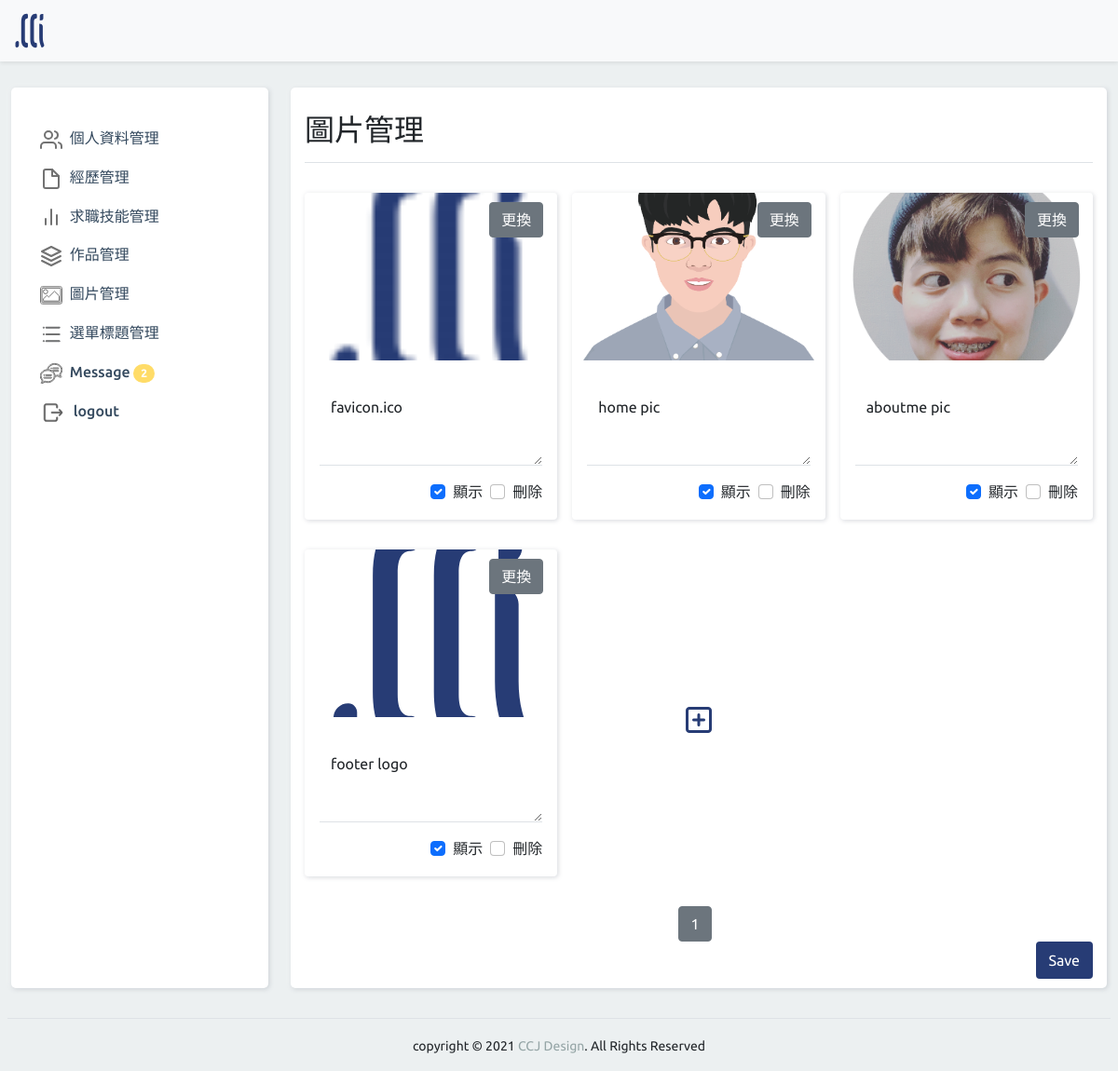
Page /backend.php?do=resume_pic (signed in) on the committed database.
### tables this page shows
CREATE TABLE `resume_pic` (
  `id` int(11) UNSIGNED NOT NULL,
  `img` text NOT NULL,
  `text` text NOT NULL,
  `sh` tinyint(1) UNSIGNED NOT NULL
);

### base.php (called while the page is built, shortened)
<?php
$tstr=[
  'resume_info'=>'個人資料管理',
  'resume_exp'=>'經歷管理',
  'resume_jobskill'=>'求職技能管理',
  'resume_mywork'=>'作品集管理',
  'resume_pic'=>'圖片管理 ',
  'resume_menu'=>'選單管理',
  'resume_message'=>'Message'
];
?>

### backend/resume_pic.php (the view, shortened to what this page needs)
<?php
$all=$pdo->query("select count(*) from {$do}")->fetchColumn();
$div=5;
$pages=ceil($all/$div);
$now=(isset($_GET['p']))?$_GET['p']:1;
$start=($now-1)*$div;
$sql="select * from {$do} limit $start,$div";
$rows=$pdo->query($sql)->fetchAll();
?>
<div class="pt-3 pb-2 mb-3 border-bottom">
  <h2><?=$tstr[$do];?></h2>
</div>
<form action="./api/edit.php" method="post">
  <div id="works" class="row  row-cols-1 row-cols-md-3 g-3 my-3">
    <?php
  foreach($rows as $row){
  ?>
    <div class="col my-3">
      <div class="card border-0">
        <img src="./image/<?=$row['img'];?>" class="card-img-top" style="height:180px;object-fit:cover;">
        <div class="card-body">
          <div class="card-text border-bottom my-3">
            <textarea class="form-control border-0" name="text[]" placeholder="Description"
              style="height: 80px"><?=$row['text'];?></textarea>
          </div>
          <div class="d-flex justify-content-end">
            <div class="form-check mx-2">
              <input class="form-check-input" type="checkbox" id="picSh<?=$row['id'];?>" name="sh[]"
                value="<?=$row['id'];?>" <?=($row['sh']==1)?'checked':'';?>>
              <label class="form-check-label" for="picSh<?=$row['id'];?>">顯示</label>
            </div>
            <div class="form-check">
              <input class="form-check-input" type="checkbox" id="picDel<?=$row['id'];?>" name="del[]"
                value="<?=$row['id'];?>">
              <label class="form-check-label" for="picDel<?=$row['id'];?>">刪除</label>
            </div>
          </div>
          <div>
            <button class="chgbtn btn btn-secondary" type="button"
              onclick="op('#chgModal','.chgContent','./modal/upload.php?table=<?=$do;?>&id=<?=$row['id'];?>')">更換</button>
          </div>
        </div>
      </div>
    </div>
    <?php  }  ?>
    <button id="addbtn" class="btn" type="button"><i class="far fa-plus-square fa-2x"></i></button>
  </div>
  <div class="d-flex justify-content-center align-items-center">
    <div class="btn-toolbar " role="toolbar">
      <div class="btn-group me-2" role="group">
        <?php for($i=1;$i<=$pages;$i++){
            if($i==$now){ ?>
        <a class="btn btn-secondary" href="?do=resume_pic&p=<?=$i;?>">
          <?=$i;?>
        </a>
        <?php  }else{ ?>
        <a class="btn btn-outline-secondary" href="?do=resume_pic&p=<?=$i;?>">
          <?=$i;?>
        </a>
        <?php  }
        }?>
      </div>
    </div>
  </div>
  <?php  if(!empty($row)){  ?>
  <div class="text-end">
    <button type="submit" class="btn saveBtn">Save</button>
  </div>
  <?php
  }
  ?>
</form>

### css/backendstyle.css (style rules this page uses)
body { background-color: #ecf0f1; font-family: 'Ubuntu', sans-serif; margin: 0; box-sizing: border-box; }
.saveBtn { border:2px solid #273c75; background-color: #273c75; color: #fff; }
#works .card { box-shadow:-1px -1px 7px #ffffff73, 1px 1px 5px rgba(94,104,121,0.288); }
.chgbtn { position: absolute; top: 10px; right: 15px; }
.fa-plus-square { color: #273c75; }

### rows in the picture
resume_pic: img (picture), text "favicon.ico", sh "☑"
resume_pic: img (picture), text "home pic", sh "☑"
resume_pic: img (picture), text "aboutme pic", sh "☑"
resume_pic: img (picture), text "footer logo", sh "☑"

### other values in the picture
$tstr[$do] "圖片管理"
